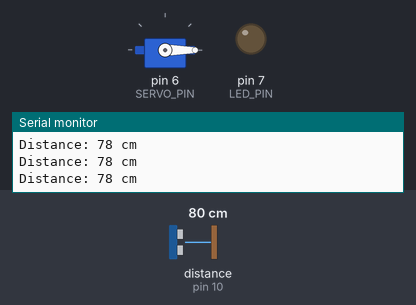
This sketch was run on a simulated Arduino Uno, built with avr-gcc and run on an emulated ATmega328P. Parts: servo, output pins drawn as LEDs (lit = HIGH), the last lines printed to the serial monitor. Wiring (inferred from the names in the program): ultrasonic range finder: trigger pin 9; echo pin 10. The inputs (shaded band) are chosen by the test bench; at power-on: distance to the obstacle (sensor on pin 10) 80 cm. The echo pulse lasts 58.3 µs per cm; pins used as bus, display or sensor lines are not drawn.

Above: at 1.2 s.
1.3 s: distance to the obstacle (sensor on pin 10) set to 14 cm
2.8 s: distance to the obstacle (sensor on pin 10) set to 10 cm
At 3.6 s:
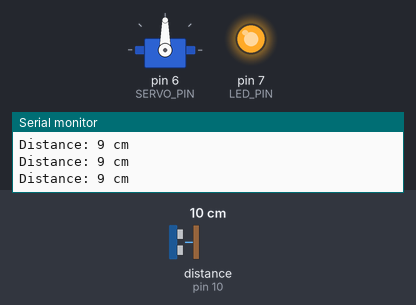
4.3 s: distance to the obstacle (sensor on pin 10) set to 35 cm
At 5.2 s:
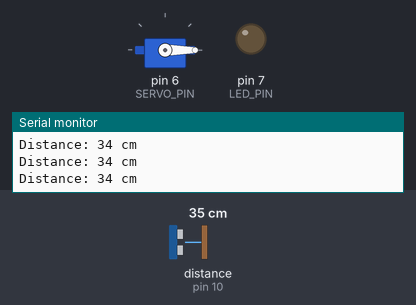
5.9 s: distance to the obstacle (sensor on pin 10) set to 9 cm
At 7.2 s:
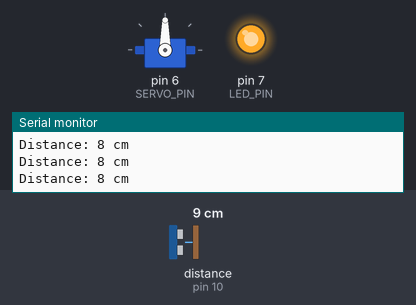
Timing chart, 0 to 8.5 s (numbered marks = the images above; inputs shaded):
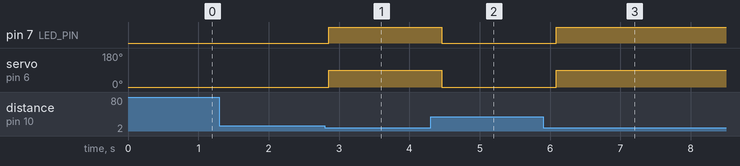

The sketch:

ultrasonic.ino
```cpp
#include <Servo.h>

// Pin Definitions
#define TRIG_PIN 9
#define ECHO_PIN 10
#define SERVO_PIN 6
#define LED_PIN 7

Servo myServo;

// Distance threshold (cm)
const int threshold = 10;

void setup() {
  Serial.begin(9600);

  pinMode(TRIG_PIN, OUTPUT);
  pinMode(ECHO_PIN, INPUT);
  pinMode(LED_PIN, OUTPUT);

  myServo.attach(SERVO_PIN);
  myServo.write(0); // Initial position
}

// Function to measure distance
long getDistance() {
  long duration;
  long distance;

  // Trigger pulse
  digitalWrite(TRIG_PIN, LOW);
  delayMicroseconds(2);
  digitalWrite(TRIG_PIN, HIGH);
  delayMicroseconds(10);
  digitalWrite(TRIG_PIN, LOW);

  // Read echo
  duration = pulseIn(ECHO_PIN, HIGH);

  // Convert to cm
  distance = duration * 0.034 / 2;

  return distance;
}

void loop() {
  long distance = getDistance();

  Serial.print("Distance: ");
  Serial.print(distance);
  Serial.println(" cm");

  if (distance <= threshold && distance > 0) {
    myServo.write(90);   // Move servo
    digitalWrite(LED_PIN, HIGH); // LED ON
  } else {
    myServo.write(0);    // Return to original
    digitalWrite(LED_PIN, LOW);  // LED OFF
  }

  delay(200);
}
```

Measured:
- the behaviour switches between 12 and 11 cm on distance to the obstacle (sensor on pin 10) (found by bisection; images 0 and 1)
- after the input at 2.8 s, pin 7 (LED_PIN): LOW → HIGH after 0.05 s; servo on pin 6 (SERVO_PIN): 0° → 90° after 0.05 s
- after the input at 4.3 s, pin 7 (LED_PIN): HIGH → LOW after 0.16 s; servo on pin 6 (SERVO_PIN): 90° → 0° after 0.16 s
- after the input at 5.9 s, pin 7 (LED_PIN): LOW → HIGH after 0.18 s; servo on pin 6 (SERVO_PIN): 0° → 90° after 0.18 s
